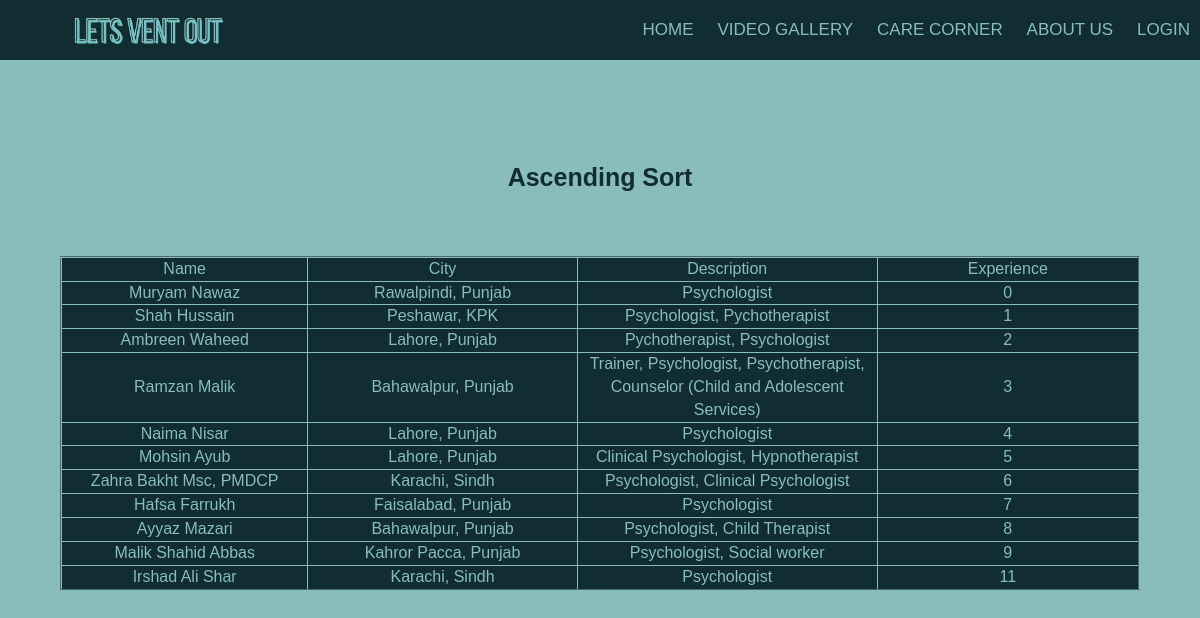
Page /asort.php on the committed database.
### tables this page shows
CREATE TABLE `carecorner` (
  `id` int(11) NOT NULL,
  `name` varchar(250) NOT NULL,
  `city` varchar(300) NOT NULL,
  `type` varchar(3000) NOT NULL,
  `ex` int(30) NOT NULL
);

### asort.php (the view, shortened to what this page needs)
<!DOCTYPE html>
<html lang="en">
<head>
    <link rel="stylesheet" href="https://cdnjs.cloudflare.com/ajax/libs/font-awesome/4.7.0/css/font-awesome.min.css">
</head>
<body>
<?php require 'header.php'; ?>
<div class="container main-container">
    <form action="asort.php" method="post">
    <div style=' text-align: center;     color: #112d32;
    font-size: 25px;
    font-weight: bold;'>
    <p>Ascending Sort</p>
</div>
</div>
<div>
<?php
require_once('connection.php');
$data = array();
$query = mysqli_query($conn,"SELECT ex FROM carecorner") or die ("somethinng went wrong");
    if(mysqli_num_rows($query)>0)
    {
        while($row = mysqli_fetch_assoc($query)) {
                $data[] = $row;
        }
    }
    ?>
    <?php
function merge_sort($my_array){
	if(count($my_array) == 1 ) return $my_array;
	$mid = count($my_array) / 2;
    $left = array_slice($my_array, 0, $mid);
    $right = array_slice($my_array, $mid);
	$left = merge_sort($left);
	$right = merge_sort($right);
	return merge($left, $right);
}
function merge($left, $right){
	$res = array();
	while (count($left) > 0 && count($right) > 0){
		if($left[0] > $right[0]){
			$res[] = $right[0];
			$right = array_slice($right , 1);
		}else{
			$res[] = $left[0];
			$left = array_slice($left, 1);
		}
	}
	while (count($left) > 0){
		$res[] = $left[0];
		$left = array_slice($left, 1);
	}
	while (count($right) > 0){
		$res[] = $right[0];
		$right = array_slice($right, 1);
	}
	return $res;
}
?>
<?php
    echo "<table border='2'
    style='border-collapse:collapse;
    margin-top: 50px;
    margin-bottom: 50px;
    margin-right: 5%;
    margin-left: 5%;
    border-color: #88bdbc;
    font-family: Arial, Helvetica, sans-serif;
    font-size: 16px;
    padding-top: 30px;
    padding-bottom: 30px;
    text-align: left;
    background-color: #112d32;
    color: #88bdbc;
    '>";
    echo "<tr style='font-weight: initial;'>";
    echo "<td width='5%' align='center'>Name</td>";
    echo "<td width='5%' align='center'>City</td>";
    echo "<td width='5%' align='center'>Description</td>";
    echo "<td width='5%' align='center'>Experience</td>";
    echo "</tr>";
$arr = merge_sort($data);
foreach($arr as $product){
  foreach($product as $key => $val){
    $sql = "SELECT * FROM carecorner WHERE ex = $val";
    $query = mysqli_query($conn, $sql);
    $count = mysqli_num_rows($query);
    if($count>0)
    {
      while($row = mysqli_fetch_array($query))
      {
       echo '<td width="5%" align=center>' . $row['name'] . '</td>';
       echo '<td width="5%" align=center>' . $row['city'] . '</td>';
       echo '<td width="5%" align=center>' . $row['type'] . '</td>';
       echo '<td width="5%" align=center>' . $row['ex'] . '</td>';
      }
    }
  }
}
?>
</div>
</body>
</html>

### style.css (style rules this page uses)
* { padding:0; margin:0; list-style: none; text-decoration: none; box-sizing:border-box; font-family: sans-serif; }
body { height: 100%; width: 100%; background-color: #88bdbc ; background-position: center; background-size: cover; position: absolute; }
.main-container { margin-top: 50px; }
.container { width: 80%; display: block; margin: auto; padding-top: 100px; }

### rows in the picture
carecorner: name "Muryam Nawaz", city "Rawalpindi, Punjab", type "Psychologist", ex "0"
carecorner: name "Shah Hussain", city "Peshawar, KPK", type "Psychologist, Pychotherapist", ex "1"
carecorner: name "Ambreen Waheed", city "Lahore, Punjab", type "Pychotherapist, Psychologist", ex "2"
carecorner: name "Ramzan Malik", city "Bahawalpur, Punjab", type "Trainer, Psychologist, Psychotherapist, Counselor (Child and Adolescent Services)", ex "3"
carecorner: name "Naima Nisar", city "Lahore, Punjab", type "Psychologist", ex "4"
carecorner: name "Mohsin Ayub", city "Lahore, Punjab", type "Clinical Psychologist, Hypnotherapist", ex "5"
carecorner: name "Zahra Bakht Msc, PMDCP", city "Karachi, Sindh", type "Psychologist, Clinical Psychologist", ex "6"
carecorner: name "Hafsa Farrukh", city "Faisalabad, Punjab", type "Psychologist", ex "7"
carecorner: name "Ayyaz Mazari", city "Bahawalpur, Punjab", type "Psychologist, Child Therapist", ex "8"
carecorner: name "Malik Shahid Abbas", city "Kahror Pacca, Punjab", type "Psychologist, Social worker", ex "9"
carecorner: name "Irshad Ali Shar", city "Karachi, Sindh", type "Psychologist", ex "11"
